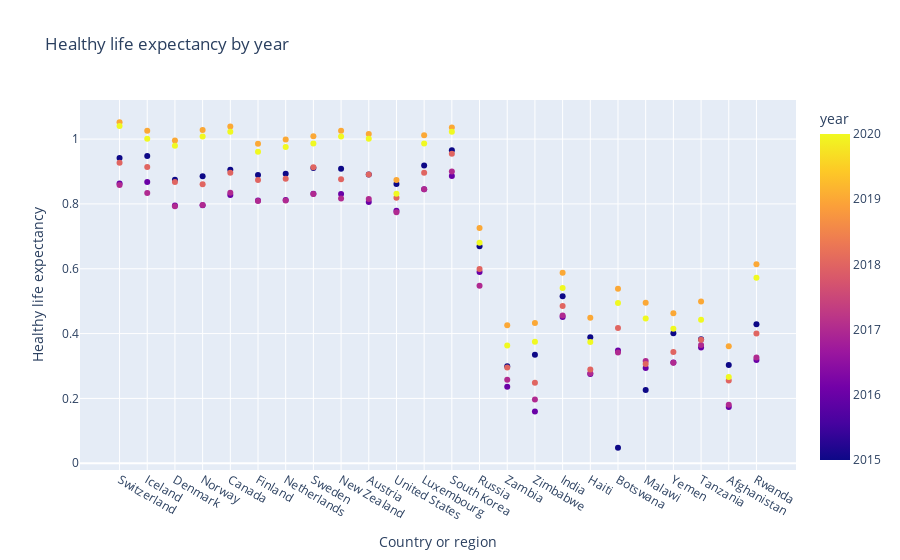

The cell this chart's notebook holds for it:
### Code cell
plot_scatter('Healthy life expectancy')

### Figure 1 — Plotly figure (JSON) as saved in the notebook; plotly's stock layout.template omitted (floating-point values rounded to 4 significant figures; data arrays with more than 128 entries replaced by an {"elided": "..."} marker saying what was removed)
{"data": [{"hovertemplate": "Country or region=%{x}<br>Healthy life expectancy=%{y}<br>year=%{marker.color}<extra></extra>", "legendgroup": "", "marker": {"color": {"elided": "144 int values"}, "coloraxis": "coloraxis", "symbol": "circle"}, "mode": "markers", "name": "", "orientation": "v", "showlegend": false, "type": "scatter", "x": {"elided": "144 str values"}, "xaxis": "x", "y": {"elided": "144 float values"}, "yaxis": "y"}], "layout": {"coloraxis": {"colorbar": {"title": {"text": "year"}}, "colorscale": [[0, "#0d0887"], [0.1111, "#46039f"], [0.2222, "#7201a8"], [0.3333, "#9c179e"], [0.4444, "#bd3786"], [0.5556, "#d8576b"], [0.6667, "#ed7953"], [0.7778, "#fb9f3a"], [0.8889, "#fdca26"], [1, "#f0f921"]]}, "legend": {"tracegroupgap": 0}, "title": {"text": "Healthy life expectancy by year"}, "xaxis": {"anchor": "y", "domain": [0, 1], "title": {"text": "Country or region"}}, "yaxis": {"anchor": "x", "domain": [0, 1], "title": {"text": "Healthy life expectancy"}}}}
